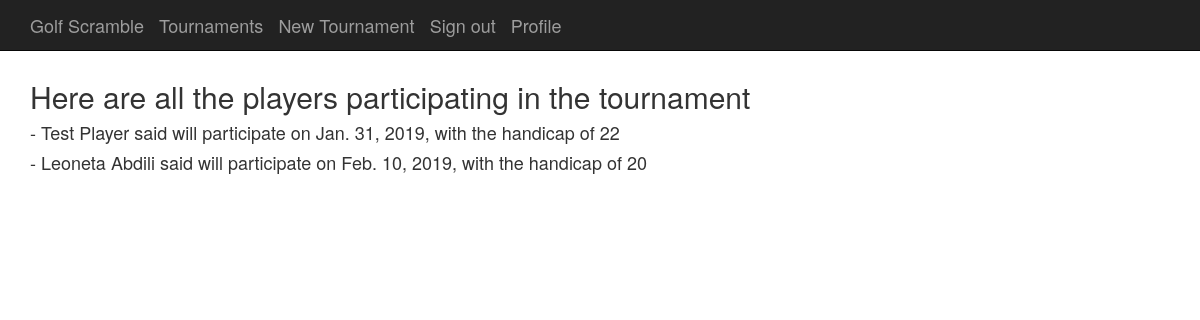
/tournaments/7/participants (signed in), run on an earlier commit of the app's database.
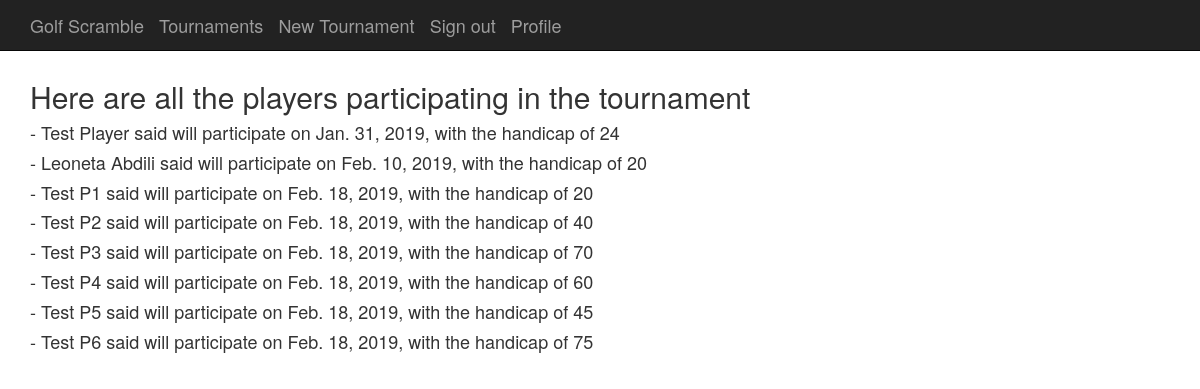
And on a later commit of the database.
### participations/models.py (models this page shows, shortened)
class Participation (models.Model):
    id = models.AutoField(primary_key=True)
    player = models.ForeignKey(CustomUser, on_delete=models.CASCADE)
    tournament = models.ForeignKey(Tournament, on_delete=models.CASCADE)
    date_joined = models.DateField(blank=True, default=timezone.now)
    handicap = models.IntegerField(null=True)

### users/models.py (models this page shows, shortened)
class CustomUser(AbstractUser):
    first_name = models.CharField(max_length=200, blank=False)
    last_name = models.CharField(max_length=200, blank=False)
    is_staff = models.BooleanField(default=False)
    image = models.ImageField(default='default.jpg', upload_to='profile_pics')

### pages/views.py (the view)
# urls.py: path('tournaments/<int:pk>/participants', TournamentParticipantsView.as_view(), name='tournament_participants'),
class TournamentParticipantsView(LoginRequiredMixin, ListView):
    template_name = 'tournament_participants.html'
    context_object_name = 'users'
    def get_queryset(self):
        return CustomUser.objects.all()
    def get_context_data(self, **kwargs):
        context = super(TournamentParticipantsView, self).get_context_data(**kwargs)
        context['participations'] = Participation.objects.filter(tournament=self.kwargs.get('pk'))
        return context

### templates/tournament_participants.html
{% extends "base.html" %}
{% block content %}
{% if user.is_authenticated and user.is_staff%}
 <h2> Here are all the players participating in the tournament</h2>
    {% for player in users %}
        {% for participation in participations %}
            {% if player == participation.player %}
                <h4> - {{ player.first_name }} {{ player.last_name }} said will participate on {{ participation.date_joined }}, with the handicap of {{ participation.handicap }}</h4>
            {% endif %}
        {% endfor %}
    {% endfor %}
{% endif %}
{% endblock %}

What changed in the data, as far as the page shows it:
changed Participation "Jan. 31, 2019": handicap "22" → "24"
added CustomUser: first_name "Test", last_name "P1"
added Participation: date_joined "Feb. 18, 2019", handicap "20"
added CustomUser: first_name "Test", last_name "P2"
added Participation: date_joined "Feb. 18, 2019", handicap "40"
added CustomUser: first_name "Test", last_name "P3"
added Participation: date_joined "Feb. 18, 2019", handicap "70"
added CustomUser: first_name "Test", last_name "P4"
added Participation: date_joined "Feb. 18, 2019", handicap "60"
added CustomUser: first_name "Test", last_name "P5"
added Participation: date_joined "Feb. 18, 2019", handicap "45"
added CustomUser: first_name "Test", last_name "P6"
added Participation: date_joined "Feb. 18, 2019", handicap "75"
